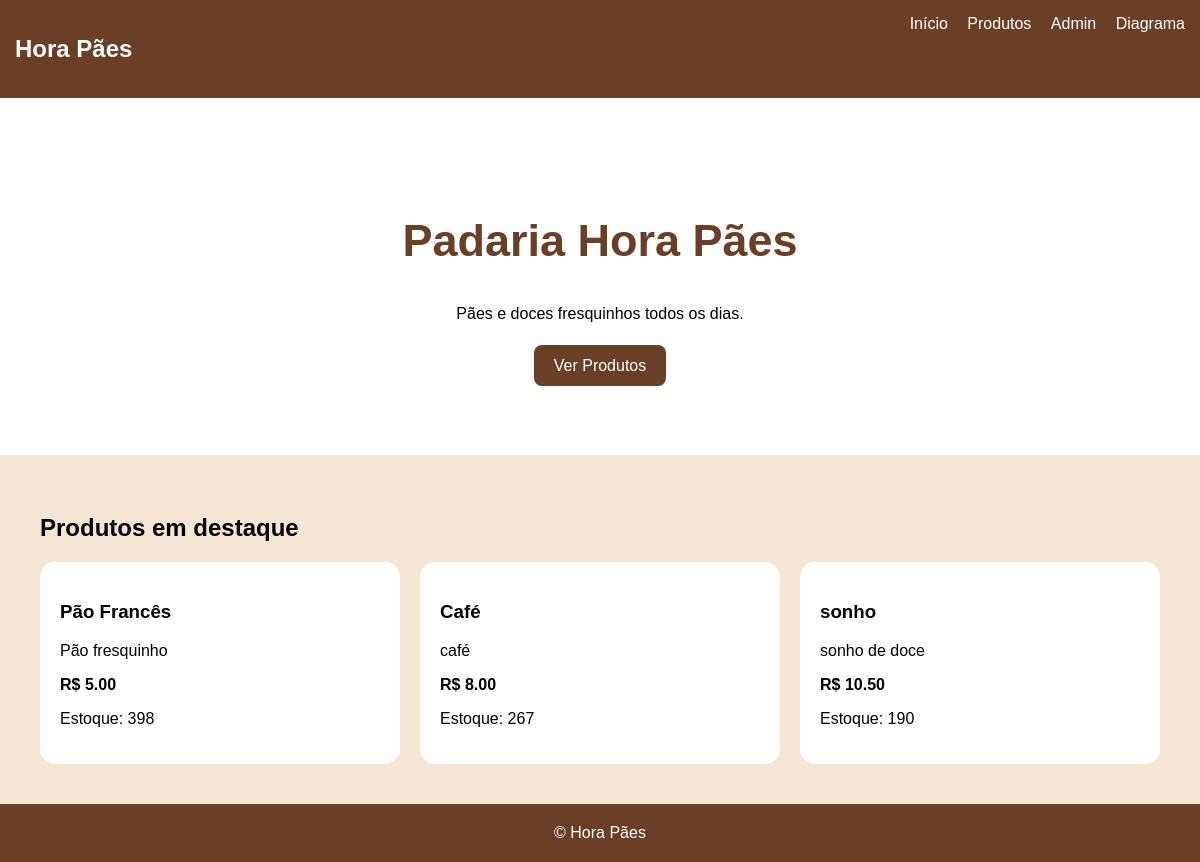
The page / on the database its author committed.
### core/models.py (models this page shows, shortened)
class Produto(models.Model):
    nome = models.CharField(max_length=100)
    categoria = models.ForeignKey(Categoria, on_delete=models.CASCADE)
    preco = models.DecimalField(max_digits=8, decimal_places=2)
    quantidade_estoque = models.IntegerField(default=0)
    descricao = models.TextField()

### core/views.py (the view)
# urls.py: path('', HomeView.as_view(), name='home'),
class HomeView(TemplateView):
    template_name = 'home.html'
    def get_context_data(self, **kwargs):
        context = super().get_context_data(**kwargs)
        context['produtos'] = Produto.objects.all()[:3]
        return context

### templates/home.html (shortened to what this page needs)
<!DOCTYPE html>
<html lang="pt-br">
<head>
</head>
<body>
<nav>
    <h1>Hora Pães</h1>
    <div>
        <a href="/">Início</a>
        <a href="/produtos-site/">Produtos</a>
        <a href="/admin">Admin</a>
        <a href="{% url 'diagrama' %}">Diagrama</a>
    </div>
</nav>
<section class="hero">
<h2>Padaria Hora Pães</h2>
<p>Pães e doces fresquinhos todos os dias.</p>
<br>
<a class="btn" href="/produtos-site/">
Ver Produtos
</a>
</section>
<section class="section">
<h2>Produtos em destaque</h2>
<div class="cards">
{% for produto in produtos %}
<div class="card">
<h3>{{ produto.nome }}</h3>
<p>{{ produto.descricao }}</p>
<strong>R$ {{ produto.preco }}</strong>
<p>Estoque: {{ produto.quantidade_estoque }}</p>
</div>
{% endfor %}
</div>
</section>
<footer>
© Hora Pães
</footer>
</body>
</html>

### templates/home.html (style rules this page uses)
body { margin:0; font-family:Arial; background:#f5e6d3; }
nav { background:#6b3e26; padding:15px; display:flex; justify-content:space-between; }
nav h1 { color:white; }
nav a { color:white; text-decoration:none; margin-left:15px; }
.hero { background:white; padding:80px; text-align:center; }
.hero h2 { color:#6b3e26; font-size:45px; }
.btn { background:#6b3e26; color:white; padding:12px 20px; border-radius:8px; text-decoration:none; }
.section { padding:40px; }
.cards { display:grid; grid-template-columns:repeat(auto-fit,minmax(250px,1fr)); gap:20px; }
.card { background:white; padding:20px; border-radius:15px; }
footer { background:#6b3e26; color:white; text-align:center; padding:20px; }

### rows shown on the page
Produto: nome "Pão Francês", descricao "Pão fresquinho", preco "5.00", quantidade_estoque "398"
Produto: nome "Café", descricao "café", preco "8.00", quantidade_estoque "267"
Produto: nome "sonho", descricao "sonho de doce", preco "10.50", quantidade_estoque "190"
